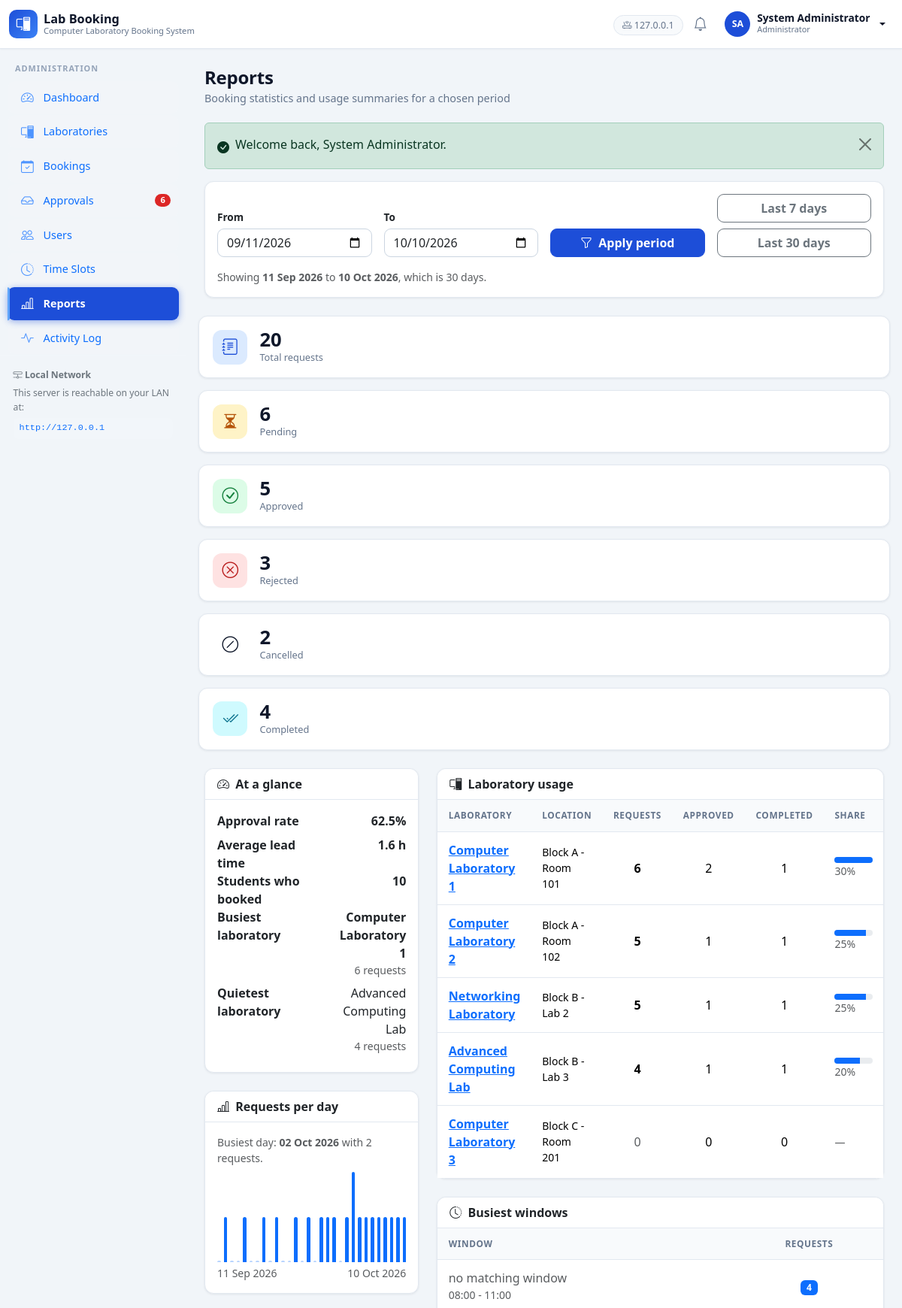
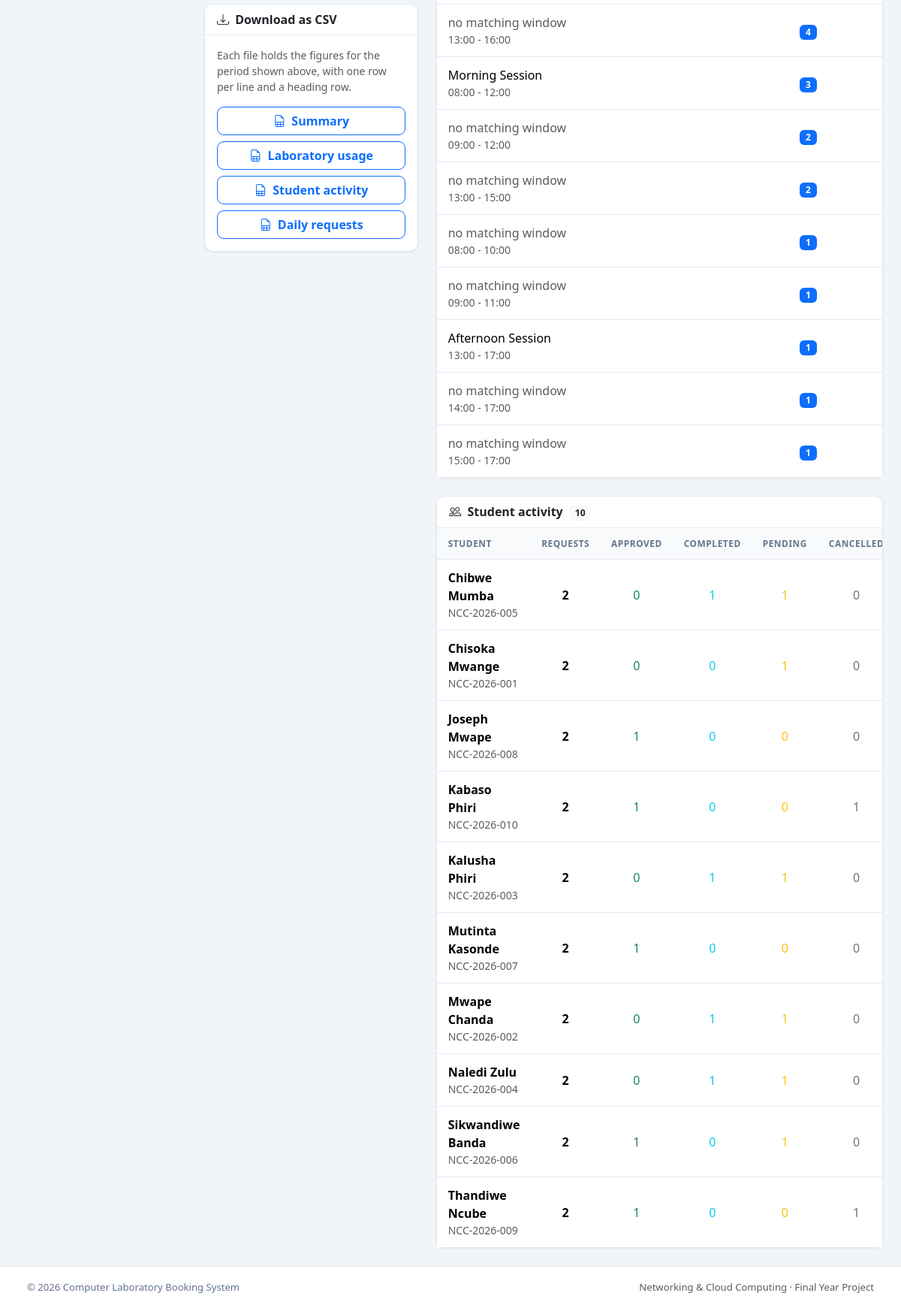
Screenshot of /admin/reports.php (signed in) with the database file from the repository (2 pictures, top to bottom).
### tables this page shows
CREATE TABLE `users` (
  `id`            INT(11)      NOT NULL AUTO_INCREMENT,
  `name`          VARCHAR(120)  NOT NULL,
  `email`         VARCHAR(191)  NOT NULL,
  `password`      VARCHAR(255)  NOT NULL,
  `role`          ENUM('admin','user')   NOT NULL DEFAULT 'user',
  `status`        ENUM('active','inactive') NOT NULL DEFAULT 'active',
  `student_no`    VARCHAR(50)   DEFAULT NULL,
  `phone`         VARCHAR(30)   DEFAULT NULL,
   
   
   
   
   
  `avatar`        VARCHAR(191)  DEFAULT NULL,
  `last_login_at` DATETIME      DEFAULT NULL,
  `created_at`    DATETIME      NOT NULL DEFAULT CURRENT_TIMESTAMP,
  `updated_at`    DATETIME      NOT NULL DEFAULT CURRENT_TIMESTAMP ON UPDATE CURRENT_TIMESTAMP,
  PRIMARY KEY (`id`),
  UNIQUE KEY `uq_users_email` (`email`),
  UNIQUE KEY `uq_users_student_no` (`student_no`),
  KEY `idx_users_role_status` (`role`,`status`)
);

CREATE TABLE `laboratories` (
  `id`             INT(11)      NOT NULL AUTO_INCREMENT,
  `name`           VARCHAR(120)  NOT NULL,
  `location`       VARCHAR(120)  NOT NULL,
  `capacity`       INT(11)      NOT NULL DEFAULT 0,
  `computer_count` INT(11)      NOT NULL DEFAULT 0,
  `description`    TEXT          DEFAULT NULL,
  `status`         ENUM('available','maintenance','inactive') NOT NULL DEFAULT 'available',
  `created_at`     DATETIME      NOT NULL DEFAULT CURRENT_TIMESTAMP,
  `updated_at`     DATETIME      NOT NULL DEFAULT CURRENT_TIMESTAMP ON UPDATE CURRENT_TIMESTAMP,
  PRIMARY KEY (`id`),
  UNIQUE KEY `uq_laboratories_name` (`name`),
  KEY `idx_laboratories_status` (`status`)
);

### admin/reports.php (the view, shortened to what the rows shown need)
<?php
require_admin();
$range = report_range(report_date('from', ''), report_date('to', ''));
$data = report_all($range);
$counts = $data['counts'];
$rate   = $data['rate'];
$lead   = $data['lead'];
$used = array();
foreach ($data['labs'] as $lab) {
    if ((int) $lab['total'] > 0) {
        $used[] = $lab;
    }
}
$busiest = empty($used) ? null : $used[0];
$quietest = null;
if (count($used) > 1) {
    $quietest = $used[count($used) - 1];
}
layout_start(array('title' => 'Reports', 'active' => 'reports'));
?>
<div class="row g-4">
    <div class="col-lg-4">
        <div class="card mb-4">
            <div class="card-body">
                <dl class="row mb-0">
                    <dt class="col-7">Approval rate</dt>
                    <dd class="col-5 text-end">
                        <?php if ($counts['approved'] + $counts['rejected'] === 0): ?>
                            <span class="text-muted">nothing decided yet</span>
                        <?php else: ?>
                            <strong><?php echo e($rate); ?>%</strong>
                        <?php endif; ?>
                    </dd>
                    <dt class="col-7">Average lead time</dt>
                    <dd class="col-5 text-end">
                        <?php if ($lead === null): ?>
                            <span class="text-muted">no decisions yet</span>
                        <?php else: ?>
                            <strong><?php echo e($lead); ?> h</strong>
                        <?php endif; ?>
                    </dd>
                    <dt class="col-7">Students who booked</dt>
                    <dd class="col-5 text-end">
                        <strong><?php echo (int) $data['studentCount']; ?></strong>
                    </dd>
                    <dt class="col-7">Busiest laboratory</dt>
                    <dd class="col-5 text-end">
                        <?php echo $busiest === null
                            ? '<span class="text-muted">none</span>'
                            : '<strong>' . e($busiest['name']) . '</strong>'
                                . '<div class="small text-muted">'
                                . (int) $busiest['total'] . ' request'
                                . ((int) $busiest['total'] === 1 ? '' : 's')
                                . '</div>'; ?>
                    </dd>
                    <dt class="col-7">Quietest laboratory</dt>
                    <dd class="col-5 text-end">
                        <?php echo $quietest === null
                            ? '<span class="text-muted">not enough data</span>'
                            : e($quietest['name'])
                                . '<div class="small text-muted">'
                                . (int) $quietest['total'] . ' request'
                                . ((int) $quietest['total'] === 1 ? '' : 's')
                                . '</div>'; ?>
                    </dd>
                </dl>
            </div>
        </div>
    </div>
    <div class="col-lg-8">
        <div class="card mb-4">
            <?php if (empty($data['labs'])): ?>
                <?php empty_state('bi-pc-display', 'No laboratories', 'None configured yet.'); ?>
            <?php else: ?>
                <div class="table-responsive">
                    <table class="table table-hover align-middle mb-0">
                        <thead class="table-light">
                            <tr>
                                <th>Laboratory</th>
                                <th>Location</th>
                                <th class="text-center">Requests</th>
                                <th class="text-center">Approved</th>
                                <th class="text-center">Completed</th>
                                <th style="width: 130px;">Share</th>
                            </tr>
                        </thead>
                        <tbody>
                        <?php
                        $widest = 0;
                        foreach ($data['labs'] as $lab) {
                            if ((int) $lab['total'] > $widest) {
                                $widest = (int) $lab['total'];
                            }
                        }
                        foreach ($data['labs'] as $lab):
                            $total = (int) $lab['total'];
                            $pct   = ($counts['total'] > 0)
                                ? round($total / $counts['total'] * 100, 1) : 0;
                        ?>
                            <tr>
                                <td>
                                    <a class="fw-bold"
                                       href="<?php echo e(url('admin/laboratory.php?id=' . (int) $lab['id'])); ?>">
                                        <?php echo e($lab['name']); ?>
                                    </a>
                                </td>
                                <td class="small"><?php echo e($lab['location']); ?></td>
                                <td class="text-center">
                                    <?php if ($total === 0): ?>
                                        <span class="text-muted">0</span>
                                    <?php else: ?>
                                        <strong><?php echo $total; ?></strong>
                                    <?php endif; ?>
                                </td>
                                <td class="text-center"><?php echo (int) $lab['approved']; ?></td>
                                <td class="text-center"><?php echo (int) $lab['completed']; ?></td>
                                <td>
                                    <?php if ($total === 0): ?>
                                        <span class="small text-muted">&mdash;</span>
                                    <?php else: ?>
                                        <div class="progress" style="height: 8px;"
                                             role="img"
                                             aria-label="<?php echo e($pct); ?> percent of all requests">
                                            <div class="progress-bar bg-primary"
                                                 style="width: <?php echo $widest > 0
                                                     ? round($total / $widest * 100) : 0; ?>%;"></div>
                                        </div>
                                        <div class="small text-muted"><?php echo e($pct); ?>%</div>
                                    <?php endif; ?>
                                </td>
                            </tr>
                        <?php endforeach; ?>
                        </tbody>
                    </table>
                </div>
            <?php endif; ?>
        </div>
        <div class="card mb-4">
            <?php if (empty($data['slots'])): ?>
                <?php empty_state('bi-clock', 'No bookings in this period',
                    'No student picked a window in these dates.'); ?>
            <?php else: ?>
                <div class="table-responsive">
                    <table class="table table-sm align-middle mb-0">
                        <thead class="table-light">
                            <tr>
                                <th>Window</th>
                                <th class="text-center">Requests</th>
                            </tr>
                        </thead>
                    </table>
                </div>
            <?php endif; ?>
        </div>
        <div class="card">
            <?php if (empty($data['students'])): ?>
                <?php empty_state('bi-people', 'No student activity',
                    'Nobody has booked a laboratory in this period.'); ?>
            <?php else: ?>
                <div class="table-responsive">
                    <table class="table table-hover align-middle mb-0">
                        <thead class="table-light">
                            <tr>
                                <th>Student</th>
                                <th class="text-center">Requests</th>
                                <th class="text-center">Approved</th>
                                <th class="text-center">Completed</th>
                                <th class="text-center">Pending</th>
                                <th class="text-center">Cancelled</th>
                            </tr>
                        </thead>
                        <tbody>
                        <?php foreach ($data['students'] as $row): ?>
                            <tr>
                                <td>
                                    <span class="fw-bold"><?php echo e($row['name']); ?></span>
                                    <div class="small text-muted">
                                        <?php echo e($row['student_no'] === null || $row['student_no'] === ''
                                            ? $row['email'] : $row['student_no']); ?>
                                    </div>
                                </td>
                                <td class="text-center"><strong><?php echo (int) $row['total']; ?></strong></td>
                                <td class="text-center text-success"><?php echo (int) $row['approved']; ?></td>
                                <td class="text-center text-info"><?php echo (int) $row['completed']; ?></td>
                                <td class="text-center text-warning"><?php echo (int) $row['pending']; ?></td>
                                <td class="text-center text-secondary"><?php echo (int) $row['cancelled']; ?></td>
                            </tr>
                        <?php endforeach; ?>
                        </tbody>
                    </table>
                </div>
            <?php endif; ?>
        </div>
    </div>
</div>

### includes/navbar.php (shortened to what the rows shown need)
<?php
$__user = current_user();
$__serverIp = isset($_SERVER['SERVER_ADDR']) ? $_SERVER['SERVER_ADDR'] : '';
?>
<nav class="navbar navbar-expand-lg app-navbar sticky-top">
  <div class="container-fluid">
    <div class="collapse navbar-collapse justify-content-end">
      <ul class="navbar-nav align-items-lg-center gap-lg-1">
        <?php if (!is_logged_in()): ?>
          <li class="nav-item">
            <a class="btn btn-sm btn-outline-primary" href="<?php echo e(url('auth/login.php')); ?>">Sign in</a>
          </li>
        <?php else: ?>
          <?php if ($__serverIp !== ''): ?>
          <li class="nav-item d-none d-xl-block">
            <span class="nav-server" title="Clients on the local network can reach this server here">
              <i class="bi bi-router"></i> <?php echo e($__serverIp); ?>
            </span>
          </li>
          <?php endif; ?>
          <li class="nav-item">
            <a class="nav-icon" href="<?php echo e(url(is_admin() ? 'admin/notifications.php' : 'user/notifications.php')); ?>"
               title="Notifications">
              <i class="bi bi-bell"></i>
            </a>
          </li>
          <li class="nav-item dropdown">
            <a class="nav-user dropdown-toggle" href="#" data-bs-toggle="dropdown" aria-expanded="false">
              <span class="avatar"><?php echo e(initials($__user['name'])); ?></span>
              <span class="d-none d-sm-inline">
                <strong><?php echo e($__user['name']); ?></strong>
                <small class="role-tag"><?php echo e($__user['role'] === 'admin' ? 'Administrator' : 'Student'); ?></small>
              </span>
            </a>
          </li>
        <?php endif; ?>
      </ul>
    </div>
  </div>
</nav>

### includes/sidebar.php (shortened to what the rows shown need)
<?php
$__active = isset($GLOBALS['__active']) ? $GLOBALS['__active'] : '';
$__isAdmin = is_admin();
if ($__isAdmin) {
    $__links = array(
        array('key' => 'dashboard',     'icon' => 'bi-speedometer2',   'label' => 'Dashboard',      'href' => 'admin/index.php'),
        array('key' => 'laboratories',  'icon' => 'bi-pc-display',     'label' => 'Laboratories',   'href' => 'admin/laboratories.php'),
        array('key' => 'bookings',      'icon' => 'bi-calendar-check',  'label' => 'Bookings',       'href' => 'admin/bookings.php'),
        array('key' => 'approvals',     'icon' => 'bi-inbox',           'label' => 'Approvals',      'href' => 'admin/approvals.php', 'badge' => 'pending'),
        array('key' => 'users',         'icon' => 'bi-people',          'label' => 'Users',          'href' => 'admin/users.php'),
        array('key' => 'slots',         'icon' => 'bi-clock-history',   'label' => 'Time Slots',     'href' => 'admin/time-slots.php'),
        array('key' => 'reports',       'icon' => 'bi-bar-chart-line',  'label' => 'Reports',        'href' => 'admin/reports.php'),
        array('key' => 'activity',      'icon' => 'bi-activity',        'label' => 'Activity Log',   'href' => 'admin/activity.php'),
    );
    $__section = 'Administration';
}
$__pendingCount = 0;
if ($__isAdmin) {
    try {
        $__pendingCount = (int) db_value("SELECT COUNT(*) FROM bookings WHERE status = 'pending'");
    } catch (Exception $e) {
        $__pendingCount = 0;
    }
}
?>
<aside class="app-sidebar offcanvas-lg offcanvas-start" tabindex="-1" id="appSidebar"
       aria-label="Main navigation">
  <div class="offcanvas-body d-lg-flex flex-column p-0">
    <div class="sidebar-section"><?php echo e($__section); ?></div>
    <nav class="sidebar-nav">
      <?php foreach ($__links as $__link):
          $__count = 0;
          if (isset($__link['badge']) && $__link['badge'] === 'pending') {
              $__count = $__pendingCount;
          }
      ?>
        <a class="sidebar-link text-primary<?php echo nav_active($__active, $__link['key']); ?>"
           href="<?php echo e(url($__link['href'])); ?>">
          <i class="bi <?php echo e($__link['icon']); ?>"></i>
          <span><?php echo e($__link['label']); ?></span>
          <?php if ($__count > 0): ?>
            <span class="sidebar-badge"><?php echo e($__count); ?></span>
          <?php endif; ?>
        </a>
      <?php endforeach; ?>
    </nav>
    <div class="sidebar-foot">
      <div class="sidebar-foot-title text-secondary"><i class="bi bi-hdd-network"></i> Local Network</div>
      <p class="mb-1 text-secondary">This server is reachable on your LAN at:</p>
      <code class="lan-url text-primary">http://<?php echo e(isset($_SERVER['SERVER_ADDR']) ? $_SERVER['SERVER_ADDR'] : 'SERVER_IP'); ?></code>
    </div>
  </div>
</aside>

### rows the page displays
users: name "SA", name "System Administrator", role "Administrator", role "ADMINISTRATION"
laboratories: name "Computer Laboratory 1", location "Block A - Room 101", total "6", approved "2", completed "1", $total / $widest * 100 100 (drawn), pct "30"
laboratories: name "Advanced Computing Lab", location "Block B - Lab 3", total "4", approved "1", completed "1", $total / $widest * 100 67 (drawn), pct "20"
laboratories: name "Computer Laboratory 2", location "Block A - Room 102", total "5", approved "1", completed "1", $total / $widest * 100 83 (drawn), pct "25"
laboratories: name "Networking Laboratory", location "Block B - Lab 2", total "5", approved "1", completed "1", $total / $widest * 100 83 (drawn), pct "25"
laboratories: name "Computer Laboratory 3", location "Block C - Room 201", approved "0", completed "0"
users: name "Chibwe Mumba", student_no "NCC-2026-005", total "2", approved "0", completed "1", pending "1", cancelled "0"
users: name "Chisoka Mwange", student_no "NCC-2026-001", total "2", approved "0", completed "0", pending "1", cancelled "0"
users: name "Joseph Mwape", student_no "NCC-2026-008", total "2", approved "1", completed "0", pending "0", cancelled "0"
users: name "Kabaso Phiri", student_no "NCC-2026-010", total "2", approved "1", completed "0", pending "0", cancelled "1"
users: name "Kalusha Phiri", student_no "NCC-2026-003", total "2", approved "0", completed "1", pending "1", cancelled "0"
users: name "Mutinta Kasonde", student_no "NCC-2026-007", total "2", approved "1", completed "0", pending "0", cancelled "0"
users: name "Mwape Chanda", student_no "NCC-2026-002", total "2", approved "0", completed "1", pending "1", cancelled "0"
users: name "Naledi Zulu", student_no "NCC-2026-004", total "2", approved "0", completed "1", pending "1", cancelled "0"
users: name "Sikwandiwe Banda", student_no "NCC-2026-006", total "2", approved "1", completed "0", pending "1", cancelled "0"
users: name "Thandiwe Ncube", student_no "NCC-2026-009", total "2", approved "1", completed "0", pending "0", cancelled "1"

### other values shown
$__serverIp "127.0.0.1"
$__link['label'] "Dashboard"
$__link['label'] "Laboratories"
$__link['label'] "Bookings"
$__link['label'] "Approvals"
$__count "6"
$__link['label'] "Users"
$__link['label'] "Time Slots"
$__link['label'] "Reports"
$__link['label'] "Activity Log"
isset($_SERVER['SERVER_ADDR']) ? $_SERVER['SERVER_ADDR'] : 'SERVER_IP' "127.0.0.1"
$title "Reports"
$subtitle "Booking statistics and usage summaries for a chosen period"
$flash['message'] "Welcome back, System Administrator."
format_date($from) "11 Sep 2026"
